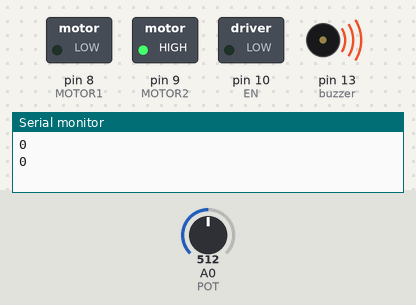
Bench run of a sketch on a simulated Arduino Uno, built with avr-gcc and run on an emulated ATmega328P. On the bench: switched loads named in the sketch (green lamp = pin HIGH), buzzer (waves = sounding), the last lines printed to the serial monitor. Inputs (shaded band) come from the test bench; at power-on: A0 (POT) = 512.

Above: at 2.8 s.
2.9 s: A0 (POT) set to 716
At 4.2 s:
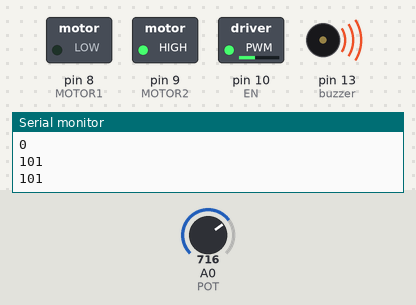
4.5 s: A0 (POT) set to 900
At 5.7 s:
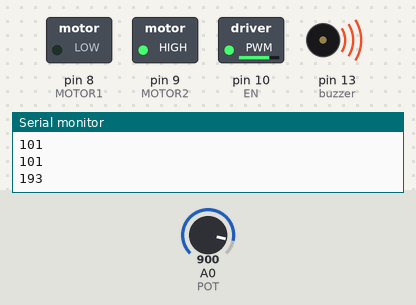
6.5 s: A0 (POT) set to 511
At 7.3 s:
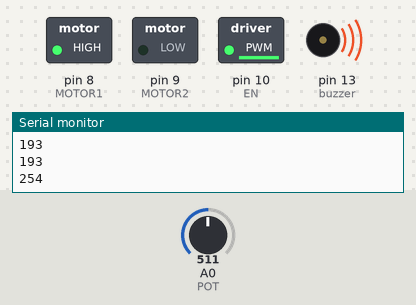
8.5 s: A0 (POT) set to 306
At 10.0 s:
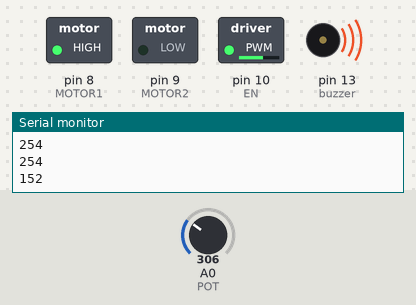
10.5 s: A0 (POT) set to 122
At 11.6 s:
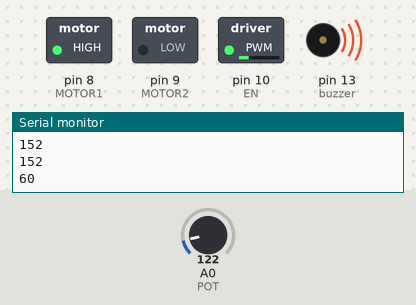
12.5 s: A0 (POT) set to 522
At 14.3 s:
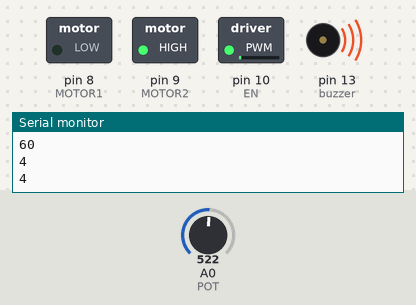
Timing chart, 0 to 15.5 s (numbered marks = the images above; inputs shaded):
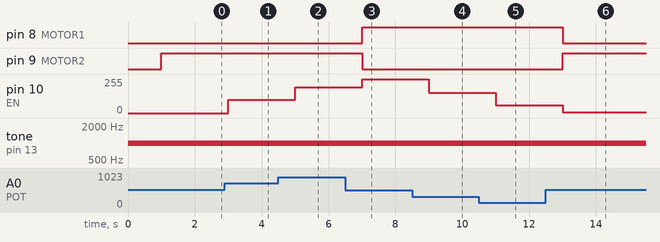

The sketch:

Home_Gate.ino
```cpp
#define MOTOR1 8
#define MOTOR2 9
#define EN 10
#define POT 0
int POT_VAL;
const int buzzer = 13;

void setup() {
  // put your setup code here, to run once:
  Serial.begin(9600);
  pinMode(EN,OUTPUT);
  pinMode(MOTOR1,OUTPUT);
  pinMode(MOTOR2,OUTPUT);
  pinMode(buzzer, OUTPUT);
}

void loop() {


  tone(buzzer, 1000); // Send 1KHz sound signal...
  delay(1000);

  POT_VAL=analogRead(POT);
  //POT_VAL = map(POT_VAL, 0, 1023, 0, 255);
  //analogWrite(EN,POT_VAL);
  if(POT_VAL<(512)){
  POT_VAL = map(POT_VAL, 0, 512, 0, 255);
  Serial.println(POT_VAL);
  analogWrite(EN,POT_VAL);
  digitalWrite(MOTOR1,HIGH);
  digitalWrite(MOTOR2,LOW);
    }else{
      POT_VAL = map(POT_VAL, 512, 1023, 0, 255);
      Serial.println(POT_VAL);
      analogWrite(EN,POT_VAL);
      digitalWrite(MOTOR1,LOW);
      digitalWrite(MOTOR2,HIGH);

      }


  // put your main code here, to run repeatedly:

}
```

Measured:
- after the input at 2.9 s, pin 10 (EN): 0/255 → 101/255 after 0.10 s
- after the input at 4.5 s, pin 10 (EN): 101/255 → 193/255 after 0.50 s
- after the input at 6.5 s, pin 8 (MOTOR1): LOW → HIGH after 0.50 s; pin 9 (MOTOR2): HIGH → LOW after 0.50 s; pin 10 (EN): 193/255 → 254/255 after 0.50 s
- after the input at 8.5 s, pin 10 (EN): 254/255 → 152/255 after 0.50 s
- after the input at 10.5 s, pin 10 (EN): 152/255 → 60/255 after 0.50 s
- after the input at 12.5 s, pin 8 (MOTOR1): HIGH → LOW after 0.50 s; pin 9 (MOTOR2): LOW → HIGH after 0.50 s; pin 10 (EN): 60/255 → 4/255 after 0.50 s
